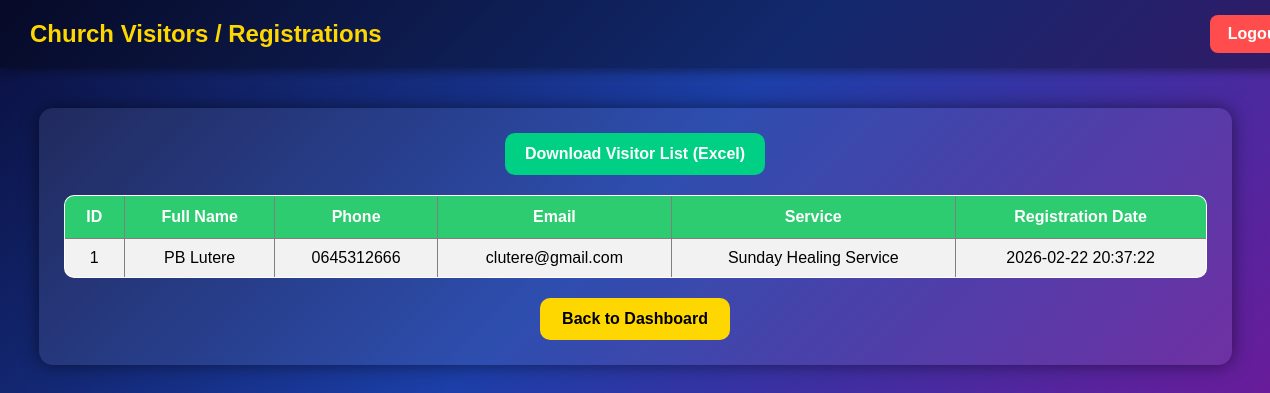
Screenshot of /admin/view_registrations.php (signed in) with the database file from the repository.
### tables this page shows
CREATE TABLE `registrations` (
  `id` int(11) NOT NULL,
  `full_name` varchar(100) DEFAULT NULL,
  `phone` varchar(20) DEFAULT NULL,
  `email` varchar(100) DEFAULT NULL,
  `service` varchar(100) DEFAULT NULL,
  `reg_date` timestamp NOT NULL DEFAULT current_timestamp()
);

### public/admin/view_registrations.php (the view, shortened to what this page needs)
<?php
include 'db.php';
?>
<!DOCTYPE html>
<html>
<head>
</head>
<body>
<div class="topbar">
    <h2>Church Visitors / Registrations</h2>
    <a class="logout" href="logout.php">Logout</a>
</div>
<div class="container">
<center>
<a class="download" href="export_registrations.php">Download Visitor List (Excel)</a>
</center>
<table border="1">
<tr>
    <th>ID</th>
    <th>Full Name</th>
    <th>Phone</th>
    <th>Email</th>
    <th>Service</th>
    <th>Registration Date</th>
</tr>
<?php
$result = mysqli_query($conn, "SELECT * FROM registrations ORDER BY id DESC");
while($row = mysqli_fetch_assoc($result))
{
echo "<tr>
<td>".$row['id']."</td>
<td>".$row['full_name']."</td>
<td>".$row['phone']."</td>
<td>".$row['email']."</td>
<td>".$row['service']."</td>
<td>".$row['reg_date']."</td>
</tr>";
}
?>
</table>
<center>
<a class="back" href="admin_dashboard.php">Back to Dashboard</a>
</center>
</div>
</body>
</html>

### public/admin/view_registrations.php (style rules this page uses)
body { margin:0; font-family: Arial, Helvetica, sans-serif; background: linear-gradient(135deg,#0a0f3c,#1c3fa8,#6a1b9a); color:white; }
.topbar { width:100%; padding:15px 30px; background: rgba(0,0,0,0.35); display:flex; justify-content:space-between; align-items:center; box-shadow:0 3px 10px rgba(0,0,0,0.4); }
.topbar h2 { margin:0; color:#ffd700; }
.logout { background:#ff4d4d; padding:10px 18px; text-decoration:none; color:white; border-radius:8px; font-weight:bold; }
.container { width:90%; margin:40px auto; background:rgba(255,255,255,0.08); padding:25px; border-radius:14px; box-shadow:0 0 18px rgba(0,0,0,0.5); }
.download { display:inline-block; margin-bottom:20px; background:#00d084; padding:12px 20px; color:white; text-decoration:none; border-radius:10px; font-weight:bold; }
table { width:100%; border-collapse:collapse; background:white; color:black; border-radius:10px; overflow:hidden; }
th { background:#2ecc71; color:white; padding:12px; }
td { padding:10px; text-align:center; }
tr:nth-child(even) { background:#f2f2f2; }
.back { display:inline-block; margin-top:20px; background:#ffd700; color:black; padding:12px 22px; text-decoration:none; border-radius:10px; font-weight:bold; }

### rows the page displays
registrations: id "1", full_name "PB Lutere", phone "0645312666", email "clutere@gmail.com", service "Sunday Healing Service", reg_date "2026-02-22 20:37:22"
